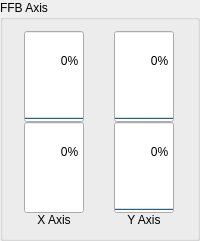
    <widget class="QGroupBox" name="groupBox_FFBAxes">
     <property name="title">
      <string>FFB Axis</string>
     </property>
     <layout class="QGridLayout" name="gridLayout">
      <property name="horizontalSpacing">
       <number>20</number>
      </property>
      <property name="verticalSpacing">
       <number>0</number>
      </property>
      <item row="2" column="0">
       <widget class="QLabel" name="label_axis_x">
        <property name="sizePolicy">
         <sizepolicy hsizetype="Preferred" vsizetype="Fixed">
          <horstretch>0</horstretch>
          <verstretch>0</verstretch>
         </sizepolicy>
        </property>
        <property name="text">
         <string>X Axis</string>
        </property>
        <property name="alignment">
         <set>Qt::AlignmentFlag::AlignCenter</set>
        </property>
       </widget>
      </item>
      <item row="0" column="0">
       <widget class="QProgressBar" name="progressBar_X_pos">
        <property name="sizePolicy">
         <sizepolicy hsizetype="Preferred" vsizetype="Preferred">
          <horstretch>0</horstretch>
          <verstretch>0</verstretch>
         </sizepolicy>
        </property>
        <property name="maximumSize">
         <size>
          <width>60</width>
          <height>16777215</height>
         </size>
        </property>
        <property name="minimum">
         <number>0</number>
        </property>
        <property name="maximum">
         <number>32767</number>
        </property>
        <property name="value">
         <number>0</number>
        </property>
        <property name="alignment">
         <set>Qt::AlignmentFlag::AlignCenter</set>
        </property>
        <property name="orientation">
         <enum>Qt::Orientation::Vertical</enum>
        </property>
       </widget>
      </item>
      <item row="0" column="1">
       <widget class="QProgressBar" name="progressBar_Y_pos">
        <property name="sizePolicy">
         <sizepolicy hsizetype="Preferred" vsizetype="Preferred">
          <horstretch>0</horstretch>
          <verstretch>0</verstretch>
         </sizepolicy>
        </property>
        <property name="minimumSize">
         <size>
          <width>0</width>
          <height>0</height>
         </size>
        </property>
        <property name="maximumSize">
         <size>
          <width>60</width>
          <height>16777215</height>
         </size>
        </property>
        <property name="minimum">
         <number>0</number>
        </property>
        <property name="maximum">
         <number>32767</number>
        </property>
        <property name="value">
         <number>0</number>
        </property>
        <property name="alignment">
         <set>Qt::AlignmentFlag::AlignCenter</set>
        </property>
        <property name="orientation">
         <enum>Qt::Orientation::Vertical</enum>
        </property>
       </widget>
      </item>
      <item row="2" column="1">
       <widget class="QLabel" name="label_axis_y">
        <property name="sizePolicy">
         <sizepolicy hsizetype="Preferred" vsizetype="Fixed">
          <horstretch>0</horstretch>
          <verstretch>0</verstretch>
         </sizepolicy>
        </property>
        <property name="text">
         <string>Y Axis</string>
        </property>
        <property name="alignment">
         <set>Qt::AlignmentFlag::AlignCenter</set>
        </property>
       </widget>
      </item>
      <item row="1" column="0">
       <widget class="QProgressBar" name="progressBar_X_neg">
        <property name="sizePolicy">
         <sizepolicy hsizetype="Preferred" vsizetype="Preferred">
          <horstretch>0</horstretch>
          <verstretch>0</verstretch>
         </sizepolicy>
        </property>
        <property name="maximumSize">
         <size>
          <width>60</width>
          <height>16777215</height>
         </size>
        </property>
        <property name="minimum">
         <number>0</number>
        </property>
        <property name="maximum">
         <number>32767</number>
        </property>
        <property name="value">
         <number>0</number>
        </property>
        <property name="orientation">
         <enum>Qt::Orientation::Vertical</enum>
        </property>
        <property name="invertedAppearance">
         <bool>true</bool>
        </property>
       </widget>
      </item>
      <item row="1" column="1">
       <widget class="QProgressBar" name="progressBar_Y_neg">
        <property name="sizePolicy">
         <sizepolicy hsizetype="Preferred" vsizetype="Preferred">
          <horstretch>0</horstretch>
          <verstretch>0</verstretch>
         </sizepolicy>
        </property>
        <property name="maximum">
         <number>32768</number>
        </property>
        <property name="value">
         <number>0</number>
        </property>
        <property name="orientation">
         <enum>Qt::Orientation::Vertical</enum>
        </property>
       </widget>
      </item>
     </layout>
    </widget>
